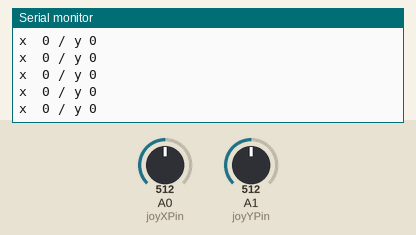
The sketch below on a simulated Arduino Uno, built with avr-gcc and run on an emulated ATmega328P. Shown: the last lines printed to the serial monitor. The inputs (shaded band) are chosen by the test bench; at power-on: A0 (joyXPin) = 512, A1 (joyYPin) = 512.

Above: at 1.2 s.
1.3 s: A0 (joyXPin) set to 602
At 1.31 s:
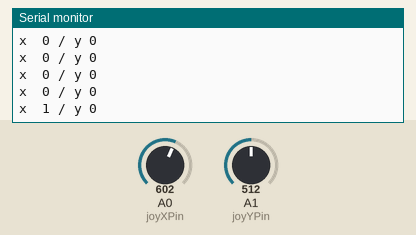
2.8 s: A0 (joyXPin) set to 621
At 2.82 s:
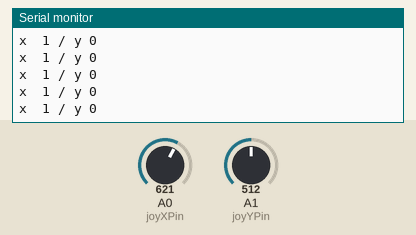
4.3 s: A0 (joyXPin) set to 164
At 4.9 s:
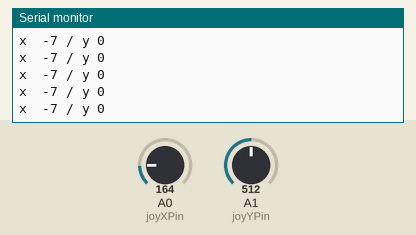
5.8 s: A0 (joyXPin) set to 138
At 6.7 s:
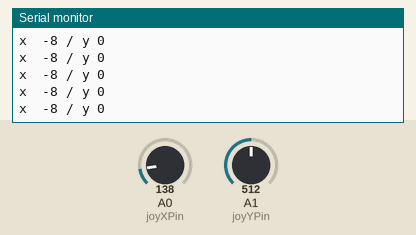
10.3 s: A1 (joyYPin) set to 1009
At 11.1 s:
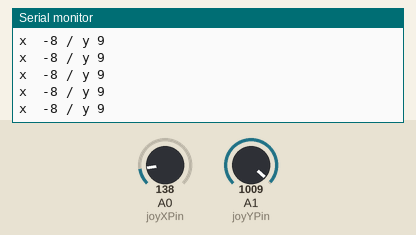
11.8 s: A1 (joyYPin) set to 1023
At 12.6 s:
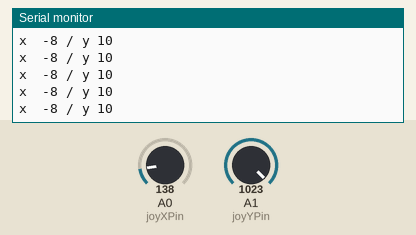
Timing chart, 0 to 14.3 s (numbered marks = the images above; inputs shaded):
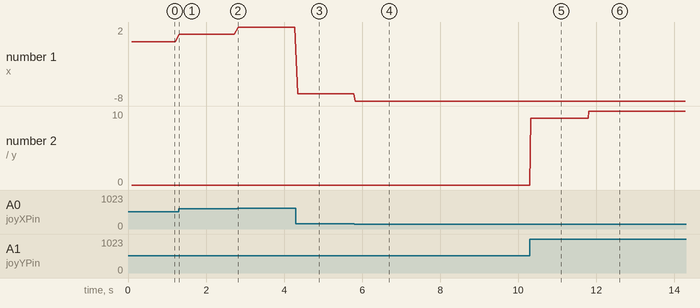

The sketch:

pololu_motor.ino
```cpp
int enablePin = 0;
int dirPin = 1;
int stepPin = 11;

int joyXPin = A0;
int joyYPin = A1;

int joyXValue = 0;

void setup()
{
  pinMode(enablePin, OUTPUT);
  pinMode(dirPin, OUTPUT);
  pinMode(stepPin, OUTPUT);
  pinMode(joyXPin, INPUT);
  pinMode(joyYPin, INPUT);

  digitalWrite(enablePin, LOW);
  digitalWrite(dirPin, HIGH);

  Serial.begin(9600);
}

void doSteps(int steps = 10, int tDelay = 100)
{
  int stepDelay = max(1, 11 - abs(joyXValue));
  tDelay = max(2, stepDelay);

  for (int i = 0; i < steps; i++) {
    digitalWrite(stepPin, HIGH);
    delay(tDelay / 2);
    digitalWrite(stepPin, LOW);
    delay(tDelay / 2);
  }
}

void loop()
{
  doSteps(10, 10);
  getJoystick();
}


void getJoystick()
{
  int joystick_x;
  int joystick_y;
  joystick_x = map(analogRead(joyXPin), 0, 1023, 0, 20) - 10;
  joystick_y = map(analogRead(joyYPin), 0, 1023, 0, 19) - 9;

  joyXValue = joystick_x;

  if (1) {
    Serial.print("x  ");
    Serial.print(joystick_x);
    Serial.print(" / y ");
    Serial.println(joystick_y);
  }

  if (abs(joystick_x) < 2) {
    setEnabled(0);
  } else {
    setDir(joystick_x);
    setEnabled(1);
  }
}

void setEnabled(int enabled)
{
  digitalWrite(enablePin, enabled ? LOW : HIGH);
}

void setDir(int x)
{
  if (x > 0) {
    digitalWrite(dirPin, HIGH);
  } else {
    digitalWrite(dirPin, LOW);
  }
}
```

Measured:
- after the input at 1.3 s, the serial monitor: prints a new line at once (image 1)
- after the input at 4.3 s, the serial monitor: prints a new line after 0.05 s (image 3)
- after the input at 5.8 s, the serial monitor: prints a new line at once (image 4)
- after the input at 10.3 s, the serial monitor: prints a new line at once (image 5)
- after the input at 11.8 s, the serial monitor: prints a new line at once (image 6)
- plotted number 1: 0 → 1 after the input at 1.3 s, 1 → 2 after the input at 2.8 s, 2 → -7 after the input at 4.3 s, -7 → -8 after the input at 5.8 s
- plotted number 2: 0 → 9 after the input at 10.3 s, 9 → 10 after the input at 11.8 s
